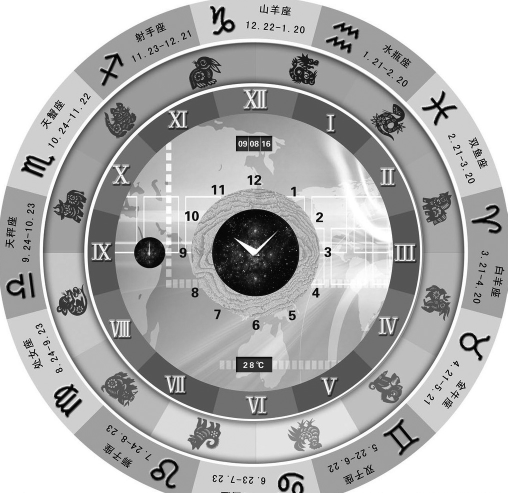
#> input picture OpenCV.Algorithmic.Solution/chapter-03/img2.jpg, 1015 x 986 px (shown at 1/2 size)
$ python logPolar.py ../img2.jpg   (Python 2 division)
#> lines starting #> are read from the running program, lines starting #| are printed output that depends on the picture
# -*- coding: utf-8 -*-
import cv2
import sys

#主函数
if __name__ == "__main__":
    if len(sys.argv)>1:
        src = cv2.imread(sys.argv[1],cv2.IMREAD_ANYCOLOR)
#> src is the input picture: shape (986, 1015); min 0, max 255, mean 176.1
    else:
        print("Usage: python logPolar.py image")
        sys.exit(1)

    #显示原图
    cv2.imshow("src",src)
    #图像的极坐标变换
    M = 150
    dst=cv2.logPolar(src,(508,503),M,cv2.WARP_FILL_OUTLIERS)
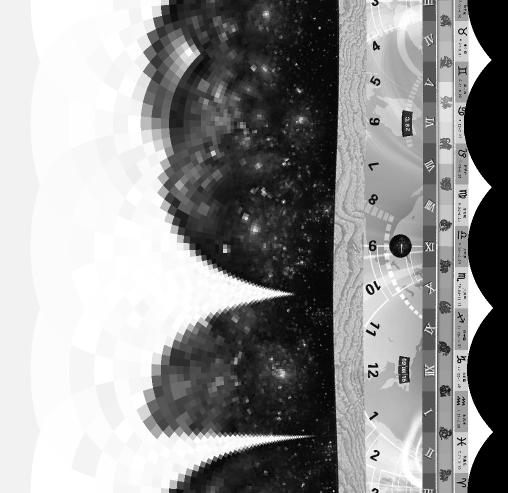
#> dst: shape (986, 1015) (shown at 1/2 size); min 0, max 255, mean 148.1
    #显示极坐标变化的结果
    print src.shape
#| (986, 1015)
    print dst.shape
#| (986, 1015)
    cv2.imshow("dst",dst)
    cv2.imwrite("logPolar_150.jpg",dst)
    cv2.waitKey(0)
    cv2.destroyAllWindows()
